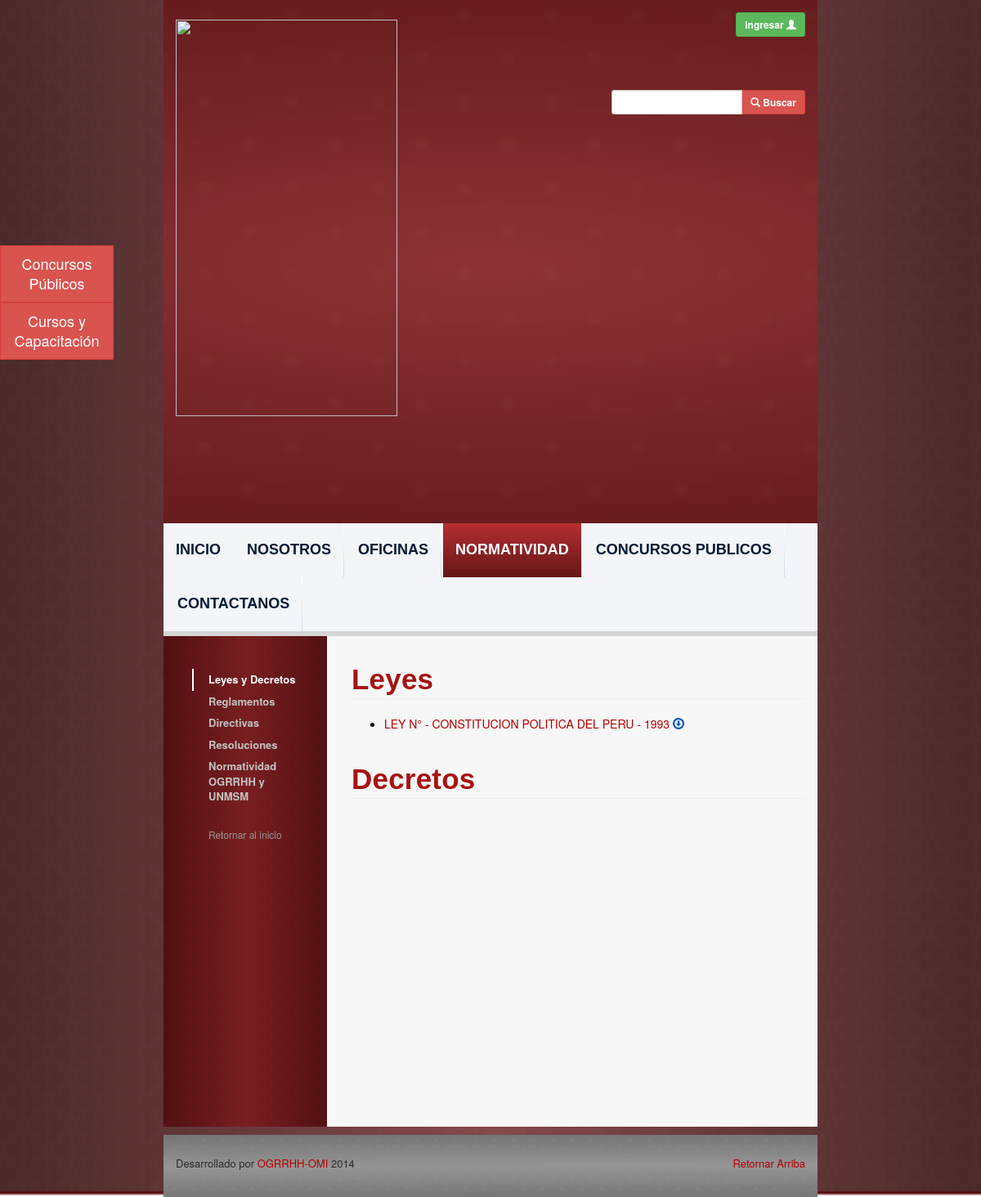
The page /legislation-laws-decree.php on the database as committed earlier.
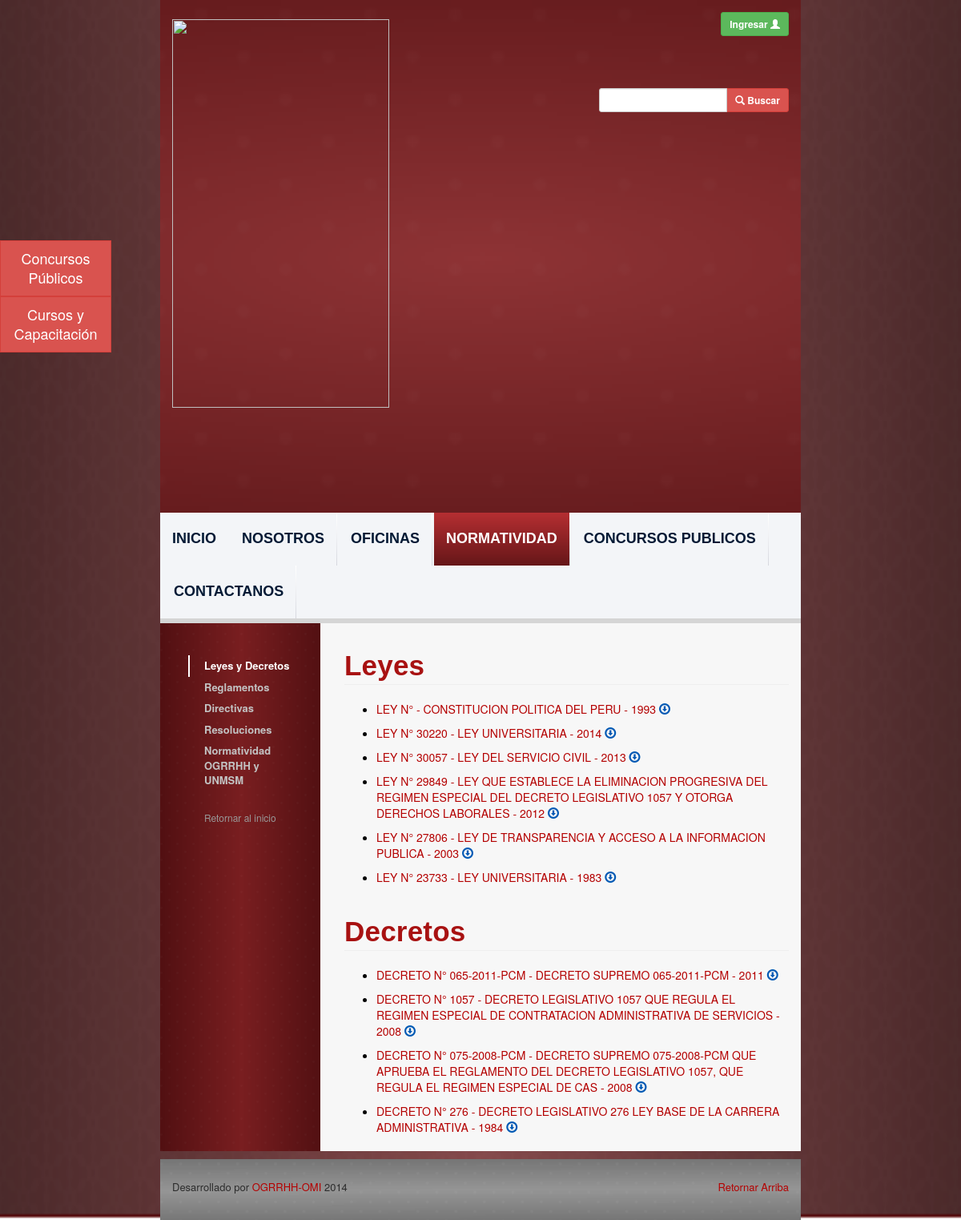
The same page on the database as committed later.
### tables this page shows
CREATE TABLE `legislations` (
  `id` int(11) NOT NULL AUTO_INCREMENT,
  `name` varchar(500) NOT NULL,
  `number` varchar(45) NOT NULL,
  `description` varchar(500) DEFAULT NULL,
  `publication_date` date NOT NULL,
  `file_path` varchar(500) NOT NULL,
  `user_id` int(11) NOT NULL,
  `legislation_type_id` int(11) NOT NULL,
  `office_id` int(11) NOT NULL,
  `update_date` date NOT NULL,
  PRIMARY KEY (`id`)
);

CREATE TABLE `legislation_types` (
  `id` int(11) NOT NULL AUTO_INCREMENT,
  `name` varchar(100) NOT NULL,
  PRIMARY KEY (`id`)
);

### php_files/ConnectionManager.php (called while the page is built, shortened)
<?php
class ConnectionManager{
	public $hostName = "localhost";
	public $userName = "recursoshumanos";
	public $password = "rec-0a9bf1";
	public $database = "db_recursoshumanos";
	public $connection;
	public function createConnection(){
		$this->connection =  mysql_connect ( $this->hostName, $this->userName, $this->password );
	}
	public function selectDatabase(){
		return mysql_select_db ($this->database, $this->connection );
	}
	public function doQuery($query){
		$result = mysql_query ( $query, $this->connection );
		return $result;
	}
	public function closeConnection(){
		return mysql_close ($this->connection);
	}
}
?>

### php_files/LegislationDAO.php (called while the page is built, shortened)
<?php
include 'ConnectionManager.php';
class LegislationDAO {
	public function selectByLegislationType($legislationTypeId) {
		$query = 	"SELECT l.*, YEAR(l.publication_date) AS publication_year, lt.name as legislation_type_name
					FROM legislations l
					INNER JOIN legislation_types lt on l.legislation_type_id = lt.id
					WHERE legislation_type_id = " . $legislationTypeId . "  and upper(trim(l.name)) != upper(trim('constitucion politica del peru'))  ORDER BY l.publication_date DESC;";
		$connectionManager = new ConnectionManager ();
		$result = $connectionManager->doQuery ( $query );
		return $result;
	}
}
?>

### legislation-laws-decree.php (the view, shortened to what this page needs)
<?php
include 'php_files/LegislationDAO.php';
$page_id = 4;
$sub_page_id = 2;
$legislationTypeIdLaw = 1;
$legislationTypeIdDecree = 2;
$legislationDAO = new LegislationDAO ();
$queryResultLaws = $legislationDAO->selectByLegislationType ( $legislationTypeIdLaw );
$queryResultDecree = $legislationDAO->selectByLegislationType ( $legislationTypeIdDecree );
?>
<html lang="es_PE">
<?php include('webframes/resources.php');?>
<body class="body-style">
	<div class="container-fluid">
		<div class="row background-image-style">
			<div class="col-md-8">
			<?php include('webframes/header.php');?>
			<div id="content-div" class="row">
				<?php include('webframes/left-navbar.php');?>
					<div class="col-md-9 text-content-style">
						<h1 id="universitary-legislation"
							class="font-style-medium-title-dark page-header ">Leyes</h1>
						<ul>
							<li class="download-link">
								<a class="upper-case-link" href="view-legislation.php?id=52">ley N°  - constitucion politica del peru - 1993</a>
								<div class="download-link-message" data-toggle="tooltip" title="" data-original-title="Descargar">
							<a class="blue-link-style " href="http://ogrrhh.unmsm.edu.pe/files/normativas/leyes/Constitucion_Politica_Peru_1993.pdf" target="_blank">
							<span class="glyphicon glyphicon-download"></span></a></div></li>
							<?php
							while ( $row = mysql_fetch_assoc ( $queryResultLaws ) ) {
								print ("<li class='download-link'><a class='upper-case-link' href='view-legislation.php?id=".$row ['id']."'>"
								. $row ['legislation_type_name'] . " N° " . $row ['number'] . " - " . $row ['name'] . " - " . $row ['publication_year']
								. "</a><div class='download-link-message' data-toggle='tooltip' title='' data-original-title='Descargar'>
								<a class='blue-link-style ' href='" . Constants::ogrrhhFTPUrl . $row ['file_path'] . "' target='_blank'>
								<span class='glyphicon glyphicon-download'></span></a></div></li>") ;
							}
							?>
						</ul>
						<h1 id="universitary-legislation"
							class="font-style-medium-title-dark page-header ">Decretos</h1>
						<ul>
						<?php
						while ( $row = mysql_fetch_assoc ( $queryResultDecree ) ) {
							print ("<li class='download-link'><a class='upper-case-link' href='view-legislation.php?id=".$row ['id']."'>"
								. $row ['legislation_type_name'] . " N° " . $row ['number'] . " - ". $row ['name'] . " - " . $row ['publication_year'] .
								"</a><div class='download-link-message' data-toggle='tooltip' title='' data-original-title='Descargar'>
								<a class='blue-link-style ' href='" . Constants::ogrrhhFTPUrl . $row ['file_path'] . "' target='_blank'>
								<span class='glyphicon glyphicon-download'></span></a></div></li>") ;
						}
						?>
						</ul>
					</div>
				</div>
			<?php include('webframes/footer.php');?>
		</div>
		</div>
	</div>
</body>
</html>

### webframes/resources.php (shortened to what this page needs)
<head>
	<link href="resources/bootstrap-3.1.1/css/bootstrap.min.css" rel="stylesheet">
	<link href="resources/css/carousel.css" rel="stylesheet">
	<link href="resources/bootstrapformhelpers/css/bootstrap-formhelpers.min.css" rel="stylesheet" media="screen">
	<link href="resources/css/ogrrhh-website.css" rel="stylesheet">
	<link href="resources/css/docs.min.css" rel="stylesheet">
	<link href="resources/telerik.kendoui.2014.1.416.core/styles/kendo.common.min.css" rel="stylesheet" />
	<link href="resources/telerik.kendoui.2014.1.416.core/styles/kendo.silver.min.css" rel="stylesheet" />
	<link href="resources/bootstrapvalidator-dist-0.4.5/dist/css/bootstrapValidator.min.css" rel="stylesheet">
</head>
<div style="position: absolute; top: 300px; left: 0%; z-index: 10000">
	<a href="work-with-us-calls.php" class="btn btn-danger btn-lg" role="button" style="width: 139px; border-radius:0">Concursos<br/>Públicos</a><br/>
	<a href="offices-development.php" class="btn btn-danger btn-lg" role="button" style="width: 139px; border-radius:0">Cursos y<br/>Capacitación</a>
</div>

### webframes/header.php (shortened to what this page needs)
<header>
	<div class="row header-style">
		<div class="col-md-7">
			<a href="index.php"> <img class="logo-style"
				src="resources/images/ogrrhh-logo.png">
			</a>
		</div>
		<div class="col-md-4">
			<div class="row">
				<div class="col-md-12 login-button" data-bind="visible: !logedUser()">
					<button type="button" class="btn btn-success btn-sm"
						data-toggle="modal" data-target="#login">
						<strong>Ingresar </strong><span class="glyphicon glyphicon-user"></span>
					</button>
				</div>
			</div>
			<div class="row">
				<div class="col-md-12 search-button">
					<form action="search-results.php" method="GET">
						<div class="input-group" data-toggle="tooltip"
							title="La búsqueda se realiza en el contenido de Normatividad">
							<input type="text" class="form-control input-sm" id="searchString" name="searchString" data-bind="value:headerViewModel.searchString"> <span
								class="input-group-btn">
								<button class="btn btn-danger btn-sm" type="submit">
									<span class="glyphicon glyphicon-search"></span><strong> Buscar</strong>
								</button>
							</span>
						</div>
					</form>
				</div>
			</div>
		</div>
	</div>
	<div class="row">
		<div class="col-md-12  navbar-background-style">
			<ul class="nav nav-pills menu-style">
				<li
					data-bind="attr: { class: (<?php echo $page_id?> == 1)? 'active' : '' }"
					class="active"><a href="index.php">INICIO</a></li>
				<li
					data-bind="attr: { class: (<?php echo $page_id?> == 2)? 'active dropdown' : 'dropdown' }">
					<a href="aboutus.php">NOSOTROS</a>
				</li>
				<li
					data-bind="attr: { class: (<?php echo $page_id?> == 3)? 'active dropdown' : 'dropdown' }"
					class=""><a href="offices.php">OFICINAS</a>
					</li>
				<li
					data-bind="attr: { class: (<?php echo $page_id?> == 4)? 'active dropdown' : 'dropdown' }"
					class=""><a href="legislation.php">NORMATIVIDAD</a>
					</li>
				<li
					data-bind="attr: { class: (<?php echo $page_id?> == 5)? 'active dropdown' : 'dropdown' }"
					class=""><a href="work-with-us.php">CONCURSOS PUBLICOS</a>
					</li>
				<li
					data-bind="attr: { class: (<?php echo $page_id?> == 6)? 'active dropdown' : 'dropdown' }"
					class=""><a href="ubication.php">CONTACTANOS</a></li>
			</ul>
		</div>
	</div>
	<div class="row">
		<div class="col-md-12 navbar-separator-style"></div>
	</div>
</header>

### webframes/left-navbar.php (shortened to what this page needs)
<div class="left-navbar col-md-3 left-navbar-background-style">
	<div class="hidden-print affix-top vertical-navbar"
		role="complementary">
	</div>
	<div class="bs-docs-sidebar hidden-print affix-top vertical-navbar"
		role="complementary">
		<ul class="nav bs-docs-sidenav"
			data-bind="visible: headerViewModel.pageId() == 4">
			<li class=""
				data-bind="attr: { class: (<?php echo $sub_page_id?> == 2)? 'active' : '' }"><a
				class="vertical-navbar-font-style"
				href="legislation-laws-decree.php">Leyes y Decretos</a></li>
			<li class=""
				data-bind="attr: { class: (<?php echo $sub_page_id?> == 5)? 'active' : '' }"><a
				class="vertical-navbar-font-style" href="legislation-rules.php">Reglamentos</a></li>
			<li class=""
				data-bind="attr: { class: (<?php echo $sub_page_id?> == 3)? 'active' : '' }"><a
				class="vertical-navbar-font-style" href="legislation-directives.php">Directivas</a></li>
			<li class=""
				data-bind="attr: { class: (<?php echo $sub_page_id?> == 1)? 'active' : '' }"><a
				class="vertical-navbar-font-style"
				href="legislation-resolutions.php">Resoluciones</a></li>
			<li class=""
				data-bind="attr: { class: (<?php echo $sub_page_id?> == 4)? 'active' : '' }"><a
				class="vertical-navbar-font-style"
				href="legislation-ogrrhh-legislation.php">Normatividad OGRRHH y
					UNMSM</a></li>
		</ul>
		<a class="back-to-top" href="#top"
			data-bind="visible: headerViewModel.pageId() != 1 && headerViewModel.pageId() != 7 ">Retornar
			al inicio</a>
	</div>
</div>

### webframes/footer.php
<footer class="footer-style">
		<div class="row contain-footer-style">
			<div class="col-md-1"></div>
			<div class="col-md-12">
				<p class="pull-right footer-font">
					<a href="#">Retornar Arriba</a>
				</p>
				<p class="footer-font">
					Desarrollado por  <a href="#">OGRRHH-OMI </a>2014
				</p>
			</div>
			<div class="col-md-1"></div>
		</div>
</footer>

### resources/css/carousel.css (style rules this page uses)
body { padding-bottom: 40px; color: #5a5a5a; }

### resources/css/ogrrhh-website.css (style rules this page uses)
.header-style { background: url('../pages-styles/website-header-background.fw.png') center; background-size: cover; }
.logo-style { width: 80%; padding: 24px 10px 10px 0px; }
.login-button { text-align: right; height: 80px; padding-top: 15px; }
.search-button { height: 80px; padding-top: 30px; }
.nav-pills>li>a { border-radius: 0px; font-family: "Trebuchet MS", Arial, Helvetica, sans-serif; display: block; font-size: 18px; text-transform: uppercase; height: 66px; color: #031a35; background-color: rgb(243, 245, 248); }
.nav-pills>li+li { padding-right: 1px; background: url(../pages-styles/navbar-button-separator.jpeg) top right no-repeat; }
.nav-pills>li.active>a, .nav-pills>li.active>a:hover, .nav-pills>li.active>a:focus { background: url(../pages-styles/navbar-button-background.fw.png) top left repeat-x; color: #031a35; border-radius: 0px; font-family: "Trebuchet MS", Arial, Helvetica, sans-serif; display: block; font-size: 18px; font-weight: bold; color: #fff; }
.navbar-background-style { background-color: rgb(243, 245, 248); padding-left: 0px; padding-right: 0px; }
.menu-style { font-weight: bold; line-height: 45px; }
.navbar-separator-style { background-color: rgb(213, 213, 213); height: 6px; }
.body-style { padding-bottom: 0px; color: black; }
.background-image-style { background: url('../pages-styles/website-background.fw.png') no-repeat; -webkit-background-size: cover; -moz-background-size: cover; -o-background-size: cover; background-size: 100% 100%; }
.font-style-medium-title-dark { font-family: "Lucida Grande", "Lucida Sans Unicode", "Lucida Sans", Geneva, Verdana, sans-serif; color: #A81212; font-size: 35; padding: 5; font-weight: bold; letter-spacing: 0.2px; line-height: 36pX; padding-left: 0px; }
a { color: #B40000; }
.blue-link-style { color: #0059B4; text-decoration: none; }
.download-link-message { display: inline; }
p { color: black; font-size: 16; }
.text-content-style { background-color: #F7F7F7; padding-left: 30px; padding-top: 15px; min-height: 600px; }
.upper-case-link { text-transform: uppercase; }
.download-link { padding-bottom: 10px; }
.vertical-navbar { padding-top: 10px; }
.left-navbar-background-style { background: url("../pages-styles/website-vertical-navbar-background.fw.png"); background-size: contain; }
.footer-style { margin-bottom: 0px; margin-top: 10px; }
.contain-footer-style { padding-top: 25px; background: url("../pages-styles/website-footer-background.fw.png") center; background-size: cover; padding-bottom: 20px; }
.footer-font { font-family: 'Helvetica Neue', Helvetica, Arial, sans-serif; font-size: 13px; color: rgb(44, 44, 44); }

Rows that differ between the two databases and show on the page:
added legislations: legislation_type.name "LEY", number "30220", name "LEY UNIVERSITARIA", publication_year "2014", shown under "Leyes"
added legislations: legislation_type.name "LEY", number "30057", name "LEY DEL SERVICIO CIVIL", publication_year "2013", shown under "Leyes"
added legislations: legislation_type.name "LEY", number "29849", name "LEY QUE ESTABLECE LA ELIMINACION PROGRESIVA DEL REGIMEN ESPECIAL DEL DECRETO LEGISLATIVO 1057 Y OTORGA DERECHOS LABORALES", publication_year "2012", shown under "Leyes"
added legislations: legislation_type.name "LEY", number "27806", name "LEY DE TRANSPARENCIA Y ACCESO A LA INFORMACION PUBLICA", publication_year "2003", shown under "Leyes"
added legislations: legislation_type.name "LEY", number "23733", name "LEY UNIVERSITARIA", publication_year "1983", shown under "Leyes"
added legislations: legislation_type.name "DECRETO", number "065-2011-PCM", name "DECRETO SUPREMO 065-2011-PCM", publication_year "2011", shown under "Decretos"
added legislations: legislation_type.name "DECRETO", number "1057", name "DECRETO LEGISLATIVO 1057 QUE REGULA EL REGIMEN ESPECIAL DE CONTRATACION ADMINISTRATIVA DE SERVICIOS", publication_year "2008", shown under "Decretos"
added legislations: legislation_type.name "DECRETO", number "075-2008-PCM", name "DECRETO SUPREMO 075-2008-PCM QUE APRUEBA EL REGLAMENTO DEL DECRETO LEGISLATIVO 1057, QUE REGULA EL REGIMEN ESPECIAL DE CAS", publication_year "2008", shown under "Decretos"
added legislations: legislation_type.name "DECRETO", number "276", name "DECRETO LEGISLATIVO 276 LEY BASE DE LA CARRERA ADMINISTRATIVA", publication_year "1984", shown under "Decretos"
